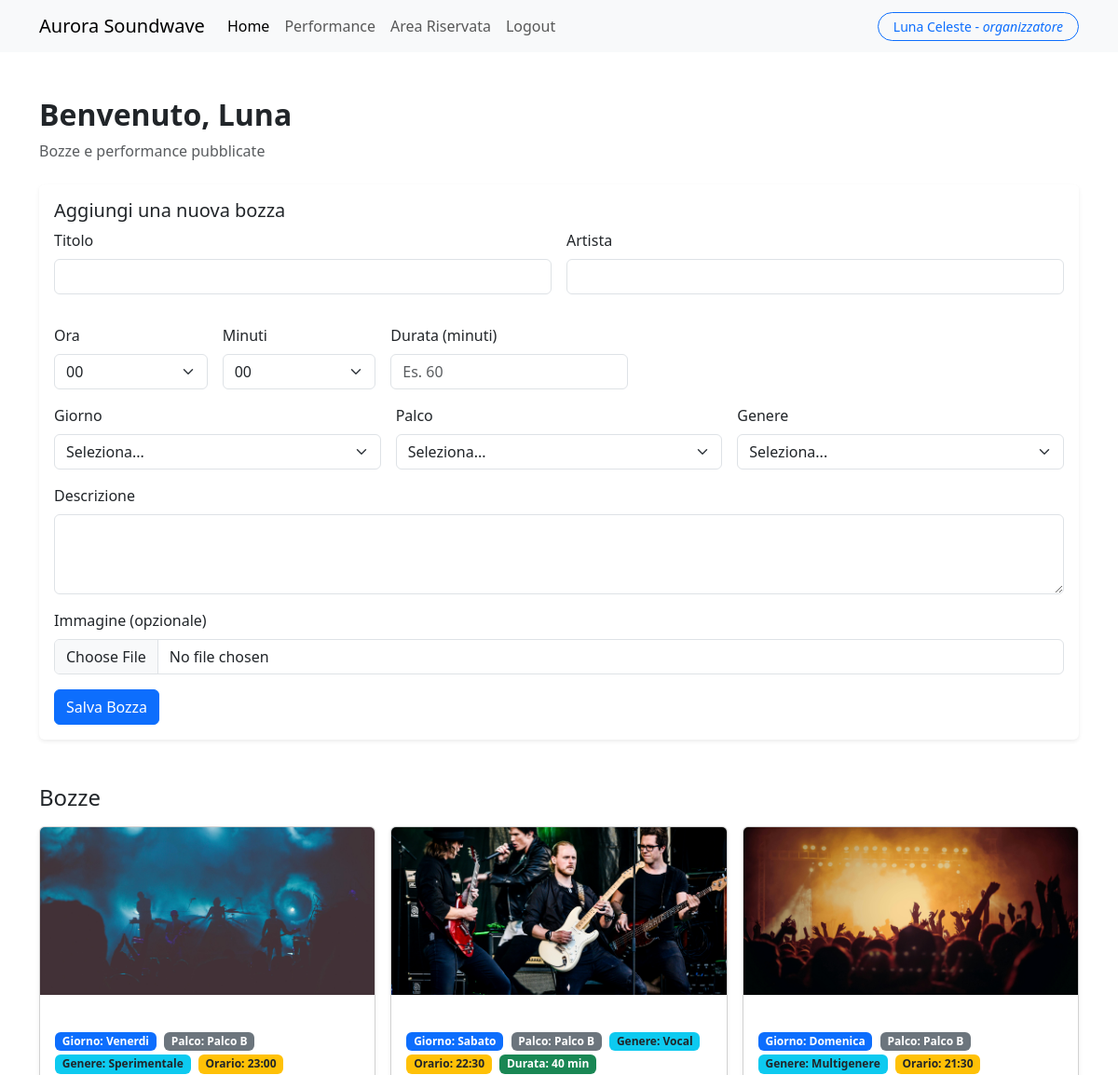
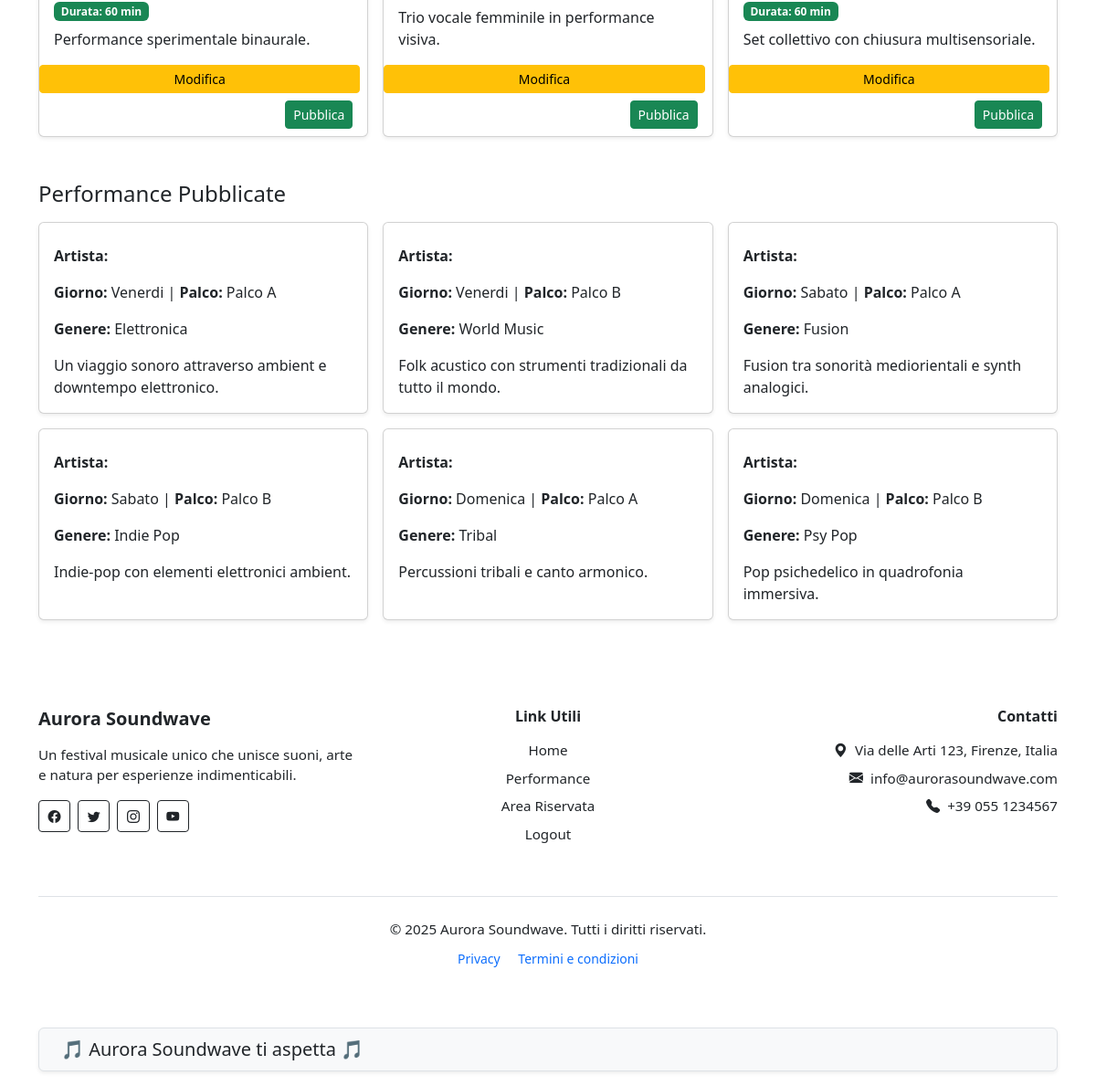
Page /reserved (signed in) on the committed database (2 pictures, top to bottom).
### tables this page shows
CREATE TABLE utenti(
    id INTEGER PRIMARY KEY AUTOINCREMENT,
    nome TEXT NOT NULL,
    cognome TEXT NOT NULL,
    email TEXT UNIQUE NOT NULL,
    password TEXT NOT NULL,
    ruolo TEXT CHECK(ruolo IN('organizzatore','partecipante')) NOT NULL,
    data_registrazione TIMESTAMP DEFAULT CURRENT_TIMESTAMP
);

CREATE TABLE performances(
    id INTEGER PRIMARY KEY AUTOINCREMENT,
    nome_artista TEXT UNIQUE NOT NULL,
    giorno TEXT CHECK(giorno IN('Venerdi','Sabato','Domenica')) NOT NULL,
    orario TEXT NOT NULL,
    durata INTEGER NOT NULL,
    descrizione TEXT NOT NULL,
    palco TEXT CHECK(palco IN('Palco A','Palco B','Palco C')) NOT NULL,
    genere TEXT NOT NULL,
    immagine TEXT NOT NULL,
    pubblicato INTEGER DEFAULT 0,
    id_organizzatore INTEGER NOT NULL,
    data_inserimento TIMESTAMP DEFAULT CURRENT_TIMESTAMP,
    FOREIGN KEY (id_organizzatore) REFERENCES utenti(id)
);

### routes/private_routes.py (the view)
@private_bp.route("/reserved")
@login_required
def reserved():
    stats = biglietti_dao.get_statistiche_biglietti_per_giorno()
    biglietto = biglietti_dao.get_biglietto_by_partecipante(current_user.id)
    bozze = performances_dao.get_bozze_by_organizzatore(current_user.id)
    pubblicate = performances_dao.get_performances_pubblicate_by_organizzatore(current_user.id)
    if current_user.ruolo == "organizzatore":
        return render_template("private/riservata_organizzatori.html", user=current_user, stats=stats, bozze=bozze, pubblicate=pubblicate)
    return render_template("private/riservata_partecipanti.html", user=current_user, stats=stats, biglietto=biglietto)

### dao/biglietti_dao.py (called while the page is built, shortened)
def get_db_connection():
    conn = sqlite3.connect("festival.db")
    conn.row_factory = sqlite3.Row
    return conn

def get_statistiche_biglietti_per_giorno():
    try:
        sql = """
            SELECT giorno, COUNT(*) as totale
            FROM biglietti_giorni
            GROUP BY giorno
        """
        with get_db_connection() as conn:
            cursor = conn.cursor()
            cursor.execute(sql)
            stats = cursor.fetchall()
            cursor.close()
        risultato = {}
        for row in stats:
            risultato[row['giorno']] = row['totale']
        return risultato
    except sqlite3.Error as e:
        logging.error(f"get_statistiche_biglietti_per_giorno: {e}")
        return {}

def get_biglietto_by_partecipante(id_partecipante):
    try:
        sql = """
        SELECT b.id, b.id_partecipante, b.tipo, b.data_acquisto, bg.giorno
        FROM biglietti b
        LEFT JOIN biglietti_giorni bg ON b.id = bg.id_biglietto
        WHERE b.id_partecipante = ?
        """
        with get_db_connection() as conn:
            cursor = conn.cursor()
            cursor.execute(sql, (id_partecipante,))
            righe = cursor.fetchall()
            cursor.close()
        if not righe:
            return None
    except sqlite3.Error as e:
        logging.error(f"get_biglietto_by_partecipante: {e}")
        return None

### dao/performances_dao.py (called while the page is built)
def get_db_connection():
    conn = sqlite3.connect("festival.db")
    conn.row_factory = sqlite3.Row
    return conn

def get_performances_pubblicate_by_organizzatore(id_organizzatore):
    try:
        sql = "SELECT * FROM performances WHERE id_organizzatore = ? AND pubblicato = 1"
        with get_db_connection() as conn:
            cursor = conn.cursor()
            cursor.execute(sql, (id_organizzatore,))
            performances = cursor.fetchall()
            cursor.close()
        return performances
    except sqlite3.Error as e:
        logging.error(f"get_performances_pubblicate_by_organizzatore: {e}")
        return []

def get_bozze_by_organizzatore(id_organizzatore):
    try:
        sql = "SELECT * FROM performances WHERE id_organizzatore = ? AND pubblicato = 0"
        with get_db_connection() as conn:
            cursor = conn.cursor()
            cursor.execute(sql, (id_organizzatore,))
            bozze = cursor.fetchall()
            cursor.close()
        return bozze
    except sqlite3.Error as e:
        logging.error(f"get_bozze_by_organizzatore: {e}")
        return []

### templates/private/riservata_organizzatori.html (shortened to what this page needs)
{% extends "base.html" %}  {% block content %}
<section class="container mt-5 mb-4">
  <h2 class="fw-bold">Benvenuto, {{ user.nome }}</h2>
  <p class="text-muted">Bozze e performance pubblicate</p>
</section>
<section class="container mb-5">
  <div class="card shadow-sm border-0">
    <div class="card-body">
      <h5 class="card-title">Aggiungi una nuova bozza</h5>
      <form
        method="POST"
        enctype="multipart/form-data"
        action="{{ url_for('private.aggiungi_bozza') }}"
      >
        <div class="row g-3">
          <div class="col-md-6">
            <label for="titolo" class="form-label">Titolo</label>
            <input type="text" class="form-control" name="titolo" required />
          </div>
          <div class="col-md-6">
            <label for="artista" class="form-label">Artista</label>
            <input type="text" class="form-control" name="artista" required />
          </div>
          <div class="row g-3 align-items-end">
            <div class="col-md-2">
              <label for="ora" class="form-label">Ora</label>
              <select name="ora" id="ora" class="form-select" required>
                {% for h in range(0, 24) %}
                <option value="{{ '%02d' % h }}">{{ '%02d' % h }}</option>
                {% endfor %}
              </select>
            </div>
            <div class="col-md-2">
              <label for="minuti" class="form-label">Minuti</label>
              <select name="minuti" id="minuti" class="form-select" required>
                {% for m in range(0, 60, 5) %}
                <option value="{{ '%02d' % m }}">{{ '%02d' % m }}</option>
                {% endfor %}
              </select>
            </div>
            <div class="col-md-3">
              <label for="durata" class="form-label">Durata (minuti)</label>
              <input
                type="number"
                min="1"
                class="form-control"
                name="durata"
                id="durata"
                placeholder="Es. 60"
                required
              />
            </div>
          </div>
          <div class="col-md-4">
            <label for="giorno" class="form-label">Giorno</label>
            <select class="form-select" name="giorno" required>
              <option value="">Seleziona...</option>
            </select>
          </div>
          <div class="col-md-4">
            <label for="palco" class="form-label">Palco</label>
            <select class="form-select" name="palco" required>
              <option value="">Seleziona...</option>
            </select>
          </div>
          <div class="col-md-4">
            <label for="genere" class="form-label">Genere</label>
            <select class="form-select" name="genere" required>
              <option value="">Seleziona...</option>
            </select>
          </div>
          <div class="col-12">
            <label for="descrizione" class="form-label">Descrizione</label>
            <textarea
              class="form-control"
              name="descrizione"
              rows="3"
            ></textarea>
          </div>
          <div class="col-12">
            <label for="immagine" class="form-label"
              >Immagine (opzionale)</label
            >
            <input
              type="file"
              class="form-control"
              name="immagine"
              accept="image/*"
            />
          </div>
          <div class="col-12">
            <button type="submit" class="btn btn-primary">Salva Bozza</button>
          </div>
        </div>
      </form>
    </div>
  </div>
</section>
<section class="container mb-5">
  <h4 class="mb-3">Bozze</h4>
  <div class="row g-3">
    {% for bozza in bozze %}
    <div class="col-md-6 col-lg-4">
      <div class="card h-100 shadow-sm">
        {% if bozza.immagine %}
        <img
          src="{{ bozza.immagine }}"
          alt="Immagine di {{ bozza.titolo }}"
          class="card-img-top"
          style="object-fit: cover; height: 180px;"
        />
        {% endif %}
        <div class="card-body d-flex flex-column">
          <div class="mb-2">
            <span class="badge bg-primary me-1">Giorno: {{ bozza.giorno }}</span>
            <span class="badge bg-secondary me-1">Palco: {{ bozza.palco }}</span>
            <span class="badge bg-info text-dark me-1">Genere: {{ bozza.genere }}</span>
            {% if bozza.orario %}
            <span class="badge bg-warning text-dark me-1">Orario: {{ bozza.orario }}</span>
            {% endif %}
            {% if bozza.durata %}
            <span class="badge bg-success me-1">Durata: {{ bozza.durata }} min</span>
            {% endif %}
          </div>
          {% if bozza.descrizione %}
          <p class="card-text flex-grow-1">{{ bozza.descrizione }}</p>
          {% else %}
          <p class="card-text text-muted fst-italic">Nessuna descrizione.</p>
          {% endif %}
        </div>
        <a href="{{ url_for('private.modifica_bozza', id=bozza.id) }}" class="btn btn-warning btn-sm me-2">Modifica</a>
        <div class="card-footer text-end bg-transparent border-0">
          <form method="POST" action="{{ url_for('private.pubblica_bozza', id=bozza.id) }}">
            <button type="submit" class="btn btn-success btn-sm">Pubblica</button>
          </form>
        </div>
      </div>
    </div>
    {% else %}
    <p class="text-muted">Nessuna bozza disponibile.</p>
    {% endfor %}
  </div>
</section>
<section class="container mb-5">
  <h4 class="mb-3">Performance Pubblicate</h4>
  <div class="row g-3">
    {% for p in pubblicate %}
    <div class="col-md-6 col-lg-4">
      <div class="card h-100 shadow-sm">
        <div class="card-body">
          <p class="card-text"><strong>Artista:</strong> {{ p.artista }}</p>
          <p class="card-text">
            <strong>Giorno:</strong> {{ p.giorno }} | <strong>Palco:</strong> {{
            p.palco }}
          </p>
          <p class="card-text"><strong>Genere:</strong> {{ p.genere }}</p>
          <p class="card-text">{{ p.descrizione }}</p>
        </div>
      </div>
    </div>
    {% else %}
    <p class="text-muted">Nessuna performance pubblicata.</p>
    {% endfor %}
  </div>
</section>
{% endblock %}

### templates/base.html (shortened to what this page needs)
<!DOCTYPE html>
<html lang="it">
  <head>
    <link
      href="https://cdn.jsdelivr.net/npm/bootstrap@5.3.6/dist/css/bootstrap.min.css"
      rel="stylesheet"
    />
    <link
      rel="stylesheet"
      href="https://cdn.jsdelivr.net/npm/bootstrap-icons@1.10.5/font/bootstrap-icons.css"
    />
    <link
      rel="stylesheet"
      href="{{ url_for('static', filename='css/components/banner.css') }}"
    />
    <link
      rel="stylesheet"
      href="{{ url_for('static', filename='css/components/footer.css') }}"
    />
  </head>
  <body>
    {% include "components/navbar.html" %} {% block content %}{% endblock %} {%
    include "components/footer.html" %} {% include "components/banner.html" %}
  </body>
</html>

### templates/components/navbar.html (shortened to what this page needs)
<nav class="navbar navbar-expand-lg bg-body-tertiary sticky-top">
  <div class="container">
    <a class="navbar-brand" href="{{ url_for('public.home') }}"
      >Aurora Soundwave</a
    >
    <div class="collapse navbar-collapse" id="navbarNav">
      <ul class="navbar-nav me-auto mb-2 mb-lg-0">
        <li class="nav-item">
          <a
            class="nav-link active"
            aria-current="page"
            href="{{ url_for('public.home') }}"
            >Home</a
          >
        </li>
        <li class="nav-item">
          <a class="nav-link" href="{{ url_for('public.performances') }}"
            >Performance</a
          >
        </li>
        <li class="nav-item">
          <a class="nav-link" href="{{ url_for('private.reserved')}}">Area Riservata</a>
        </li>
        {% if current_user.is_authenticated %}
        <li class="nav-item">
          <a class="nav-link" href="{{ url_for('auth.logout') }}">Logout</a>
        </li>
        {% endif %}
      </ul>
      {% if current_user.is_authenticated %}
      <div class="d-flex align-items-center ms-auto">
        <a href="">
          <span class="btn btn-outline-primary btn-sm rounded-pill py-1 px-3">
            {{ current_user.nome }} {{ current_user.cognome }} -
            <em>{{ current_user.ruolo }}</em>
          </span>
        </a>
      </div>
      {% endif %}
    </div>
  </div>
</nav>

### templates/components/footer.html
<footer class="footer mt-5 text-dark">
  <div class="container py-5">
    <div class="row gy-5">
      <div class="col-md-4 text-md-start text-center">
        <h5 class="fw-bold mb-3">Aurora Soundwave</h5>
        <p class="mb-3">Un festival musicale unico che unisce suoni, arte e natura per esperienze indimenticabili.</p>
        <div class="d-flex justify-content-md-start justify-content-center gap-2">
          <a href="#" class="btn btn-outline-dark btn-sm" aria-label="Facebook"><i class="bi bi-facebook"></i></a>
          <a href="#" class="btn btn-outline-dark btn-sm" aria-label="Twitter"><i class="bi bi-twitter"></i></a>
          <a href="#" class="btn btn-outline-dark btn-sm" aria-label="Instagram"><i class="bi bi-instagram"></i></a>
          <a href="#" class="btn btn-outline-dark btn-sm" aria-label="YouTube"><i class="bi bi-youtube"></i></a>
        </div>
      </div>
      <div class="col-md-4 text-md-center text-center">
        <h6 class="fw-semibold mb-3">Link Utili</h6>
        <ul class="list-unstyled">
          <li class="mb-2"><a href="{{ url_for('public.home') }}" class="text-decoration-none text-dark">Home</a></li>
          <li class="mb-2"><a href="{{ url_for('public.performances') }}" class="text-decoration-none text-dark">Performance</a></li>
          <li class="mb-2"><a href="{{ url_for('private.reserved')}}" class="text-decoration-none text-dark">Area Riservata</a></li>
          {% if current_user.is_authenticated %}
          <li class="mb-2"><a href="{{ url_for('auth.logout') }}" class="text-decoration-none text-dark">Logout</a></li>
          {% else %}
          <li class="mb-2"><a href="{{ url_for('auth.login') }}" class="text-decoration-none text-dark">Login</a></li>
          <li class="mb-2"><a href="{{ url_for('auth.signup') }}" class="text-decoration-none text-dark">Signup</a></li>
          {% endif %}
        </ul>
      </div>
      <div class="col-md-4 text-md-end text-center">
        <h6 class="fw-semibold mb-3">Contatti</h6>
        <p class="mb-2"><i class="bi bi-geo-alt-fill me-2"></i>Via delle Arti 123, Firenze, Italia</p>
        <p class="mb-2"><i class="bi bi-envelope-fill me-2"></i>info@aurorasoundwave.com</p>
        <p><i class="bi bi-telephone-fill me-2"></i>+39 055 1234567</p>
      </div>
    </div>
    <div class="text-center mt-5 pt-4 border-top">
      <p class="mb-2">&copy; 2025 Aurora Soundwave. Tutti i diritti riservati.</p>
      <small>
        <a href="#" class="text-decoration-none me-3">Privacy</a>
        <a href="#" class="text-decoration-none">Termini e condizioni</a>
      </small>
    </div>
  </div>
</footer>

### templates/components/banner.html
<div class="sticky-banner-wrapper">
  <div class="container">
    <div id="sticky-banner" class="rounded shadow-sm px-4 py-2">
      <div class="marquee">
        <div class="marquee-content" id="marquee-content">
          <span>🎵 Aurora Soundwave ti aspetta 🎵</span>
        </div>
      </div>
    </div>
  </div>
</div>

### static/css/components/banner.css (style rules this page uses)
.sticky-banner-wrapper { position: sticky; bottom: 0; z-index: 1030; background-color: transparent; padding: 1rem 0; }
#sticky-banner { background-color: #f8f9fa; border: 1px solid #dee2e6; font-size: 1.25rem; overflow: hidden; }
.marquee { overflow: hidden; white-space: nowrap; }
.marquee-content { display: inline-flex; gap: 3rem; animation: scroll-left 15s linear infinite; }
.marquee-content span { white-space: nowrap; }

### static/css/components/footer.css (style rules this page uses)
.footer { background-color: transparent; }
.footer h5, .footer h6 { font-weight: 600; }
.footer p, .footer li { font-size: 0.95rem; }
.footer ul { padding: 0; margin: 0; list-style: none; }
.footer a { transition: color 0.2s; }
.footer .btn { padding: 0.375rem 0.6rem; }

### rows in the picture
utenti: nome "Luna", cognome "Celeste", ruolo "organizzatore"
performances: immagine (picture), giorno "Venerdi", palco "Palco B", genere "Sperimentale", orario "23:00", durata "60", descrizione "Performance sperimentale binaurale."
performances: immagine (picture), giorno "Sabato", palco "Palco B", genere "Vocal", orario "22:30", durata "40", descrizione "Trio vocale femminile in performance visiva."
performances: immagine (picture), giorno "Domenica", palco "Palco B", genere "Multigenere", orario "21:30", durata "60", descrizione "Set collettivo con chiusura multisensoriale."
performances: giorno "Venerdi", palco "Palco A", genere "Elettronica", descrizione "Un viaggio sonoro attraverso ambient e downtempo elettronico."
performances: giorno "Venerdi", palco "Palco B", genere "World Music", descrizione "Folk acustico con strumenti tradizionali da tutto il mondo."
performances: giorno "Sabato", palco "Palco A", genere "Fusion", descrizione "Fusion tra sonorità mediorientali e synth analogici."
performances: giorno "Sabato", palco "Palco B", genere "Indie Pop", descrizione "Indie-pop con elementi elettronici ambient."
performances: giorno "Domenica", palco "Palco A", genere "Tribal", descrizione "Percussioni tribali e canto armonico."
performances: giorno "Domenica", palco "Palco B", genere "Psy Pop", descrizione "Pop psichedelico in quadrofonia immersiva."

### other values in the picture
form field ora "00"
form field minuti "00"
